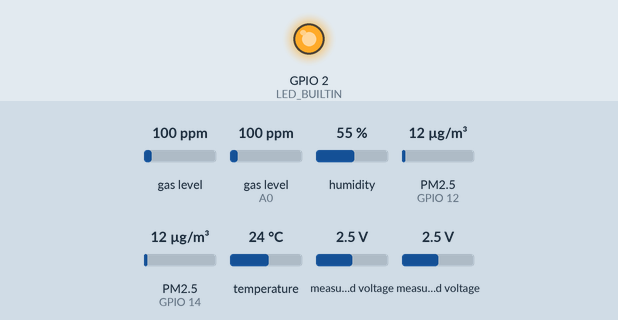
A sketch run on a simulated ESP8266 (NodeMCU). Parts: output pins drawn as LEDs (lit = HIGH, except the on-board LED, lit = LOW). Wiring (inferred from the names in the program): 2 × dust sensor: data GPIO 12 / data GPIO 14. The inputs (shaded band) are chosen by the test bench; at power-on: gas level 100 ppm, gas level (sensor on A0) 100 ppm, humidity 55 %, PM2.5 (sensors on GPIO 12, GPIO 14) 12 µg/m³, temperature 24 °C, measured voltage 2.5 V. WiFi joins after 1.5 s; servers stay silent unless stated; uploads are accepted with an empty reply; what the sketch prints to the serial monitor is not drawn.

Above: at 0.0 s.
Timing chart, 0 to 3.2 s (numbered marks = the images above):
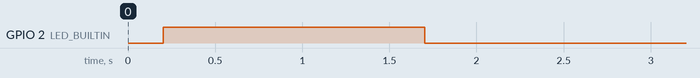

The sketch:

esp_oren.ino
```cpp
#include <Adafruit_ADS1X15.h>
#include <MQUnifiedsensor.h>
#include <DHTesp.h>
#include <ESP8266HTTPClient.h>
#include <ESP8266WiFi.h>
#include <Arduino_JSON.h>

#define PM1PIN 12  // DSM501A input D6 on ESP8266 Warna merah
#define PM25PIN 14 // warna kuning
byte buff[2];
unsigned long durationPM1;
unsigned long durationPM25;
unsigned long starttime;
unsigned long endtime;
unsigned long sampletime_ms = 30000;
unsigned long lowpulseoccupancyPM1 = 0;
unsigned long lowpulseoccupancyPM25 = 0;
int i = 0;
float conPM1 = 0;
float conPM25 = 0;
float PM10;
float PM25;
float h = 0;
float t = 0;

unsigned long previousMillis = 0;
const long interval = 60000;
// Definitions
#define placa "ESP8266"
#define mq2 "MQ-2"     // MQ2
#define mq7 "MQ-7"     // MQ7
#define mq135 "MQ-135" // MQ135
#define Voltage_Resolution 5
#define pin A0                 // Analog input 0 of your arduino
#define ADC_Bit_Resolution 10  // For arduino UNO/MEGA/NANO
#define RatioMQ2CleanAir 9.83  // RS / R0 = 9.83 ppm
#define RatioMQ7CleanAir 27.5  // RS / R0 = 27.5 ppm
#define RatioMQ135CleanAir 3.6 // RS / R0 = 3.6 ppm
float factorEscala = 0.16875F;
// #define calibration_button 13 //Pin to calibrate your sensor
// Declare Sensor
MQUnifiedsensor MQ2(placa, mq2);
MQUnifiedsensor MQ7(placa, mq7);
// MQUnifiedsensor MQ135(placa, mq135);
MQUnifiedsensor MQ135(placa, Voltage_Resolution, ADC_Bit_Resolution, pin, mq135);

DHTesp dht;
Adafruit_ADS1115 ads;

// Connections
const char *ssid = "SMK TRUNOJOYO";
const char *password = "tanyamasoki";
const char *server = "ecoguardian.ygnv.my.id";
String espId = "cloodu0dk0000pff06r0pacus";
// #define ledPin 16 // pin D0

void setup(void)
{
  // Init the serial port communication - to debug the library
  Serial.begin(9600); // Init serial port
  delay(200);

  // Connection begin
  pinMode(LED_BUILTIN, OUTPUT);
  WiFi.hostname("ESP Orange");
  WiFi.begin(ssid, password);
  while (WiFi.status() != WL_CONNECTED)
  {
    Serial.print(".");
    digitalWrite(LED_BUILTIN, HIGH);
    delay(500);
  }
  digitalWrite(LED_BUILTIN, LOW);
  // Connection end

  pinMode(PM1PIN, INPUT);
  pinMode(PM25PIN, INPUT);
  starttime = millis();

  dht.setup(13, DHTesp::DHT11); // DHT Sensor
  // Set math model to calculate the PPM concentration and the value of constants
  MQ2.setRegressionMethod(1);   //_PPM =  a*ratio^b
  MQ7.setRegressionMethod(1);   //_PPM =  a*ratio^b
  MQ135.setRegressionMethod(1); //_PPM =  a*ratio^b

  /************************************************************************************/
  MQ2.init();
  MQ7.init();
  MQ135.init();

  // Iniciar el ADS1115
  ads.begin();
  if (!ads.begin())
  {
    Serial.println("Failed to initialize ADS.");
    while (1)
      ;
  }

  Serial.print("Calibrating please wait.");
  float calcR0MQ135 = 0;
  for (int i = 1; i <= 10; i++)
  {
    // Obtener datos del A0 del ADS1115
    MQ135.update();
    calcR0MQ135 += MQ135.calibrate(RatioMQ135CleanAir);
    Serial.print(".");
  }
  MQ135.setR0(calcR0MQ135 / 10);
  Serial.println("  done! for MQ-135.");

  // Calibration code for MQ-2
  Serial.print("Calibrating MQ-2 please wait.");
  float calcR0MQ2 = 0;
  for (int i = 1; i <= 10; i++)
  {
    short adc0 = ads.readADC_SingleEnded(0); // Assuming MQ-2 is connected to A1
    float voltiosMQ2 = (adc0 * factorEscala) / 1000.0;
    MQ2.externalADCUpdate(voltiosMQ2);
    calcR0MQ2 += MQ2.calibrate(RatioMQ2CleanAir);
    Serial.print(".");
  }
  MQ2.setR0(calcR0MQ2 / 10);
  Serial.println("  done for MQ-2.");

  // Calibration code for MQ-7
  Serial.print("Calibrating MQ-7 please wait.");
  float calcR0MQ7 = 0;
  for (int i = 1; i <= 10; i++)
  {
    short adc1 = ads.readADC_SingleEnded(1); // Assuming MQ-7 is connected to A2
    float voltiosMQ7 = (adc1 * factorEscala) / 1000.0;
    MQ7.externalADCUpdate(voltiosMQ7);
    calcR0MQ7 += MQ7.calibrate(RatioMQ7CleanAir);
    Serial.print(".");
  }
  MQ7.setR0(calcR0MQ7 / 10);
  Serial.println("  done for MQ-7.");
}

void reconnectWiFi()
{
  Serial.println("Reconnecting to Wi-Fi...");
  WiFi.reconnect();
  int attempts = 0;
  while (WiFi.status() != WL_CONNECTED && attempts < 30)
  {
    delay(500);
    Serial.print(".");
    attempts++;
  }
  if (WiFi.status() == WL_CONNECTED)
  {
    // Serial.println("\nConnected to Wi-Fi");
    digitalWrite(LED_BUILTIN, LOW);
  }
  else
  {
    // Serial.println("\nFailed to reconnect to Wi-Fi");
    digitalWrite(LED_BUILTIN, HIGH);
  }
}

void loop()
{
  if (WiFi.status() != WL_CONNECTED)
  {
    reconnectWiFi();
  }
  // Get data from the sensor
  MQ135.update();

  MQ135.setA(605.18);
  MQ135.setB(-3.937);                  // Configure the equation to calculate CO concentration value
  float MQ135_CO = MQ135.readSensor(); // Sensor will read PPM concentration using the model, a and b values set previously or from the setup

  MQ135.setA(77.255);
  MQ135.setB(-3.18);                        // Configure the equation to calculate Alcohol concentration value
  float MQ135_Alcohol = MQ135.readSensor(); // SSensor will read PPM concentration using the model, a and b values set previously or from the setup

  MQ135.setA(110.47);
  MQ135.setB(-2.862);                   // Configure the equation to calculate CO2 concentration value
  float MQ135_CO2 = MQ135.readSensor(); // Sensor will read PPM concentration using the model, a and b values set previously or from the setup

  MQ135.setA(44.947);
  MQ135.setB(-3.445);                      // Configure the equation to calculate Toluen concentration value
  float MQ135_Toluen = MQ135.readSensor(); // Sensor will read PPM concentration using the model, a and b values set previously or from the setup

  MQ135.setA(102.2);
  MQ135.setB(-2.473);                   // Configure the equation to calculate NH4 concentration value
  float MQ135_NH4 = MQ135.readSensor(); // Sensor will read PPM concentration using the model, a and b values set previously or from the setup

  MQ135.setA(34.668);
  MQ135.setB(-3.369);                      // Configure the equation to calculate Aceton concentration value
  float MQ135_Aceton = MQ135.readSensor(); // Sensor will read PPM concentration using the model, a and b values set previously or from the setup

  short adc0 = ads.readADC_SingleEnded(0); // Assuming MQ-2 is connected to A1
  float voltiosMQ2 = (adc0 * factorEscala) / 1000.0;
  MQ2.externalADCUpdate(voltiosMQ2);

  MQ2.setA(987.99);
  MQ2.setB(-2.162);                // Configure the equation to calculate LPG concentration value
  float MQ2_H2 = MQ2.readSensor(); // Sensor will read PPM concentration using the model, a and b values set previously or from the setup

  MQ2.setA(574.25);
  MQ2.setB(-2.222);                 // Configure the equation to calculate CH4 concentration value
  float MQ2_LPG = MQ2.readSensor(); // Sensor will read PPM concentration using the model, a and b values set previously or from the setup

  MQ2.setA(36974);
  MQ2.setB(-3.109);                // Configure the equation to calculate CH4 concentration value
  float MQ2_CO = MQ2.readSensor(); // Sensor will read PPM concentration using the model, a and b values set previously or from the setup

  MQ2.setA(3616.1);
  MQ2.setB(-2.675);                     // Configure the equation to calculate CH4 concentration value
  float MQ2_Alcohol = MQ2.readSensor(); // Sensor will read PPM concentration using the model, a and b values set previously or from the setup

  MQ2.setA(658.71);
  MQ2.setB(-2.168);                     // Configure the equation to calculate CH4 concentration value
  float MQ2_Propane = MQ2.readSensor(); // Sensor will read PPM concentration using the model, a and b values set previously or from the setup

  short adc1 = ads.readADC_SingleEnded(1); // Assuming MQ-7 is connected to A2
  float voltiosMQ7 = (adc1 * factorEscala) / 1000.0;
  MQ7.externalADCUpdate(voltiosMQ7);

  MQ7.setA(69.014);
  MQ7.setB(-1.374);                // Configure the equation to calculate H2 concentration value
  float MQ7_H2 = MQ7.readSensor(); // Sensor will read PPM concentration using the model, a and b values set previously or from the setup

  MQ7.setA(700000000);
  MQ7.setB(-7.703);                 // Configure the equation to calculate LPG concentration value
  float MQ7_LPG = MQ7.readSensor(); //

  MQ7.setA(60000000000000);
  MQ7.setB(-10.54);                 // Configure the equation to calculate CH4 concentration value
  float MQ7_CH4 = MQ7.readSensor(); //

  MQ7.setA(99.042);
  MQ7.setB(-1.518);                // Configure the equation to calculate CO concentration value
  float MQ7_CO = MQ7.readSensor(); //

  MQ7.setA(40000000000000000);
  MQ7.setB(-12.35);                     // Configure the equation to calculate Alcohol concentration value
  float MQ7_Alcohol = MQ7.readSensor(); //
  /*
  Motivation:
  We have added 200 PPM because when the library is calibrated it assumes the current state of the
  air as 0 PPM, and it is considered today that the CO2 present in the atmosphere is around 400 PPM.
  https://www.lavanguardia.com/natural/20190514/462242832581/concentracion-dioxido-cabono-co2-atmosfera-bate-record-historia-humanidad.html
  */
  durationPM1 = pulseIn(PM1PIN, LOW);
  durationPM25 = pulseIn(PM25PIN, LOW);

  lowpulseoccupancyPM1 += durationPM1;
  lowpulseoccupancyPM25 += durationPM25;

  endtime = millis();
  if ((endtime - starttime) > sampletime_ms) // Only after 30s has passed we calcualte the ratio
  {
    conPM1 = calculateConcentration10(lowpulseoccupancyPM1, 30);
    conPM25 = calculateConcentration25(lowpulseoccupancyPM25, 30);
    if (conPM1 < 0)
    {
      conPM1 = 0;
    }
    if (conPM25 < 0)
    {
      conPM25 = 0;
    }
    PM10 = conPM1*1000;
    PM25 = conPM25*1000;
    // Serial.print("PM1 ");
    // Serial.print(conPM1);
    // Serial.print("  PM25 ");
    // Serial.println(conPM25);
    lowpulseoccupancyPM1 = 0;
    lowpulseoccupancyPM25 = 0;
    starttime = millis();
  }
  // Print the values on the serial monitor
  // Serial.print("Sensor\t\t\t");
  // Serial.print("Value (ppm)");
  // Serial.println();

  // Serial.print("MQ-135 CO:\t\t");
  // Serial.print(MQ135_CO, 2); // Display with 2 decimal places
  // Serial.println(" ppm");

  // Serial.print("MQ-135 Alcohol:\t");
  // Serial.print(MQ135_Alcohol, 2); // Display with 2 decimal places
  // Serial.println(" ppm");

  // Serial.print("MQ-135 CO2:\t\t");
  // Serial.print(MQ135_CO2 + 400, 2); // Display with 2 decimal places
  // Serial.println(" ppm");

  // Serial.print("MQ-135 Toluen:\t");
  // Serial.print(MQ135_Toluen, 2); // Display with 2 decimal places
  // Serial.println(" ppm");

  // Serial.print("MQ-135 NH4:\t\t");
  // Serial.print(MQ135_NH4, 2); // Display with 2 decimal places
  // Serial.println(" ppm");

  // Serial.print("MQ-135 Aceton:\t");
  // Serial.print(MQ135_Aceton, 2); // Display with 2 decimal places
  // Serial.println(" ppm");

  // Serial.print("MQ-2 H2:\t\t");
  // Serial.print(MQ2_H2, 2); // Display with 2 decimal places
  // Serial.println(" ppm");

  // Serial.print("MQ-2 LPG:\t\t");
  // Serial.print(MQ2_LPG, 2); // Display with 2 decimal places
  // Serial.println(" ppm");

  // Serial.print("MQ-2 CO:\t\t");
  // Serial.print(MQ2_CO, 2); // Display with 2 decimal places
  // Serial.println(" ppm");

  // Serial.print("MQ-2 Alcohol:\t");
  // Serial.print(MQ2_Alcohol, 2); // Display with 2 decimal places
  // Serial.println(" ppm");

  // Serial.print("MQ-2 Propane:\t");
  // Serial.print(MQ2_Propane, 2); // Display with 2 decimal places
  // Serial.println(" ppm");

  // Serial.print("MQ-7 H2:\t\t");
  // Serial.print(MQ7_H2, 2); // Display with 2 decimal places
  // Serial.println(" ppm");

  // Serial.print("MQ-7 LPG:\t\t");
  // Serial.print(MQ7_LPG, 2); // Display with 2 decimal places
  // Serial.println(" ppm");

  // Serial.print("MQ-7 CH4:\t\t");
  // Serial.print(MQ7_CH4, 2); // Display with 2 decimal places
  // Serial.println(" ppm");

  // Serial.print("MQ-7 CO:\t\t");
  // Serial.print(MQ7_CO, 2); // Display with 2 decimal places
  // Serial.println(" ppm");

  // Serial.print("MQ-7 Alcohol:\t");
  // Serial.print(MQ7_Alcohol, 2); // Display with 2 decimal places
  // Serial.println(" ppm");

  h = dht.getHumidity();
  t = dht.getTemperature();
  // Serial.print("Kelembaban:\t\t");
  // Serial.print(h, 2); // Display with 2 decimal places
  // Serial.print("%\t");

  // Serial.print("Temperatur:\t\t");
  // Serial.print(t, 2); // Display with 2 decimal places
  // Serial.println("°C");

  // Serial.print("PM1:\t\t\t");
  // Serial.print(conPM1, 2); // Display with 2 decimal places
  // Serial.println();

  // Serial.print("PM2.5:\t\t\t");
  // Serial.print(conPM25, 2); // Display with 2 decimal places
  // Serial.println();
  unsigned long currentMillis = millis();
  if (currentMillis - previousMillis >= interval)
  {
    WiFiClient client;
    String Link;
    HTTPClient http;
    Link = "http://" + String(server) + "/api/socket/data";
    http.begin(client, Link);
    http.addHeader("Content-Type", "application/json");
    http.addHeader("Accept", "application/json");
    String jsondata = R"({
    "id_esp": ")" + espId +
                      R"(",
    "temperature": )" +
                      t + R"(,
    "humidity": )" + h +
                      R"(,
    "mq135_co": )" + MQ135_CO +
                      R"(,
    "mq135_alcohol": )" +
                      MQ135_Alcohol + R"(,
    "mq135_co2": )" +
                      (MQ135_CO2 + 400) + R"(,
    "mq135_toluen": )" +
                      MQ135_Toluen + R"(,
    "mq135_nh4": )" +
                      MQ135_NH4 + R"(,
    "mq135_aceton": )" +
                      MQ135_Aceton + R"(,
    "mq2_h2": )" + MQ2_H2 +
                      R"(,
    "mq2_lpg": )" + MQ2_LPG +
                      R"(,
    "mq2_co": )" + MQ2_CO +
                      R"(,
    "mq2_alcohol": )" +
                      MQ2_Alcohol + R"(,
    "mq2_propane": )" +
                      MQ2_Propane + R"(,
    "mq7_h2": )" + MQ7_H2 +
                      R"(,
    "mq7_lpg": )" + MQ7_LPG +
                      R"(,
    "mq7_ch4": )" + MQ7_CH4 +
                      R"(,
    "mq7_co": )" + MQ7_CO +
                      R"(,
    "mq7_alcohol": )" +
                      MQ7_Alcohol + R"(,
    "pm10": )" + PM10 +
                      R"(,
    "pm25": )" + PM25 +
                      R"(
})";

    // Serial.print(jsondata);

    int httpCode = http.POST(jsondata);
    String payload = http.getString();
    if (httpCode > 0)
    {
      // Serial.println(httpCode);
      // Serial.println(payload);
    }
    else
    {
      Serial.println("Error on HTTP request");
    }
    http.end();
    previousMillis = currentMillis;
  }
  delay(2000); // Sampling frequency
}

float calculateConcentrationpm25(long lowpulseInMicroSeconds, long durationinSeconds)
{

  // float ratio = (lowpulseInMicroSeconds / 1000000.0) / 30.0 * 100.0; // Calculate the ratio
  // float concentration = 0.001915 * pow(ratio,2) + 0.09522 * ratio - 0.04884;//Calculate the mg/m3
    float ratio = lowpulseInMicroSeconds/(sampletime_ms*10.0);  // Integer percentage 0=>100
    float concentration = 1.1*pow(ratio,3)-3.8*pow(ratio,2)+520*ratio+0.62; // using spec sheet curve
  // Serial.print("lowpulseoccupancy:");
  // Serial.print(lowpulseInMicroSeconds);
  // Serial.print("    ratio:");
  // Serial.print(ratio);
  // Serial.print("    Concentration:");
  // Serial.println(concentration);
  return concentration;
}
float calculateConcentrationpm10(long lowpulseInMicroSeconds, long durationinSeconds)
{

  // float ratio = (lowpulseInMicroSeconds / 1000000.0) / 30.0 * 100.0; // Calculate the ratio
  // float concentration = 0.001915 * pow(ratio,2) + 0.09522 * ratio - 0.04884;//Calculate the mg/m3
    float ratio = lowpulseInMicroSeconds/(sampletime_ms*10.0);  // Integer percentage 0=>100
    float concentration = 0.518*pow(ratio,3)-4.25*pow(ratio,2)+570.7*ratio+0.78;
  // Serial.print("lowpulseoccupancy:");
  // Serial.print(lowpulseInMicroSeconds);
  // Serial.print("    ratio:");
  // Serial.print(ratio);
  // Serial.print("    Concentration:");
  // Serial.println(concentration);
  return concentration;
}

float calculateConcentration25(long lowpulseInMicroSeconds, long durationinSeconds)
{

  float ratio = (lowpulseInMicroSeconds / 1000000.0) / 30.0 * 100.0; // Calculate the ratio
  // float concentration = 0.001915 * pow(ratio,2) + 0.09522 * ratio - 0.04884;//Calculate the mg/m3
  float concentration = 0.001915 * pow(ratio,2) + 0.09522 * ratio;//Calculate the mg/m3
  // Serial.print("lowpulseoccupancy:");
  // Serial.print(lowpulseInMicroSeconds);
  // Serial.print("    ratio:");
  // Serial.print(ratio);
  // Serial.print("    Concentration:");
  // Serial.println(concentration);
  return concentration;
}

float calculateConcentration10(long lowpulseInMicroSeconds, long durationinSeconds)
{

  float ratio = (lowpulseInMicroSeconds / 1000000.0) / 30.0 * 100.0; // Calculate the ratio
  float concentration = 0.001915 * pow(ratio,2) + 0.09522 * ratio - 0.04884;//Calculate the mg/m3
  // float concentration = 0.001915 * pow(ratio,2) + 0.09522 * ratio;//Calculate the mg/m3
  // Serial.print("lowpulseoccupancy:");
  // Serial.print(lowpulseInMicroSeconds);
  // Serial.print("    ratio:");
  // Serial.print(ratio);
  // Serial.print("    Concentration:");
  // Serial.println(concentration);
  return concentration;
}
```
